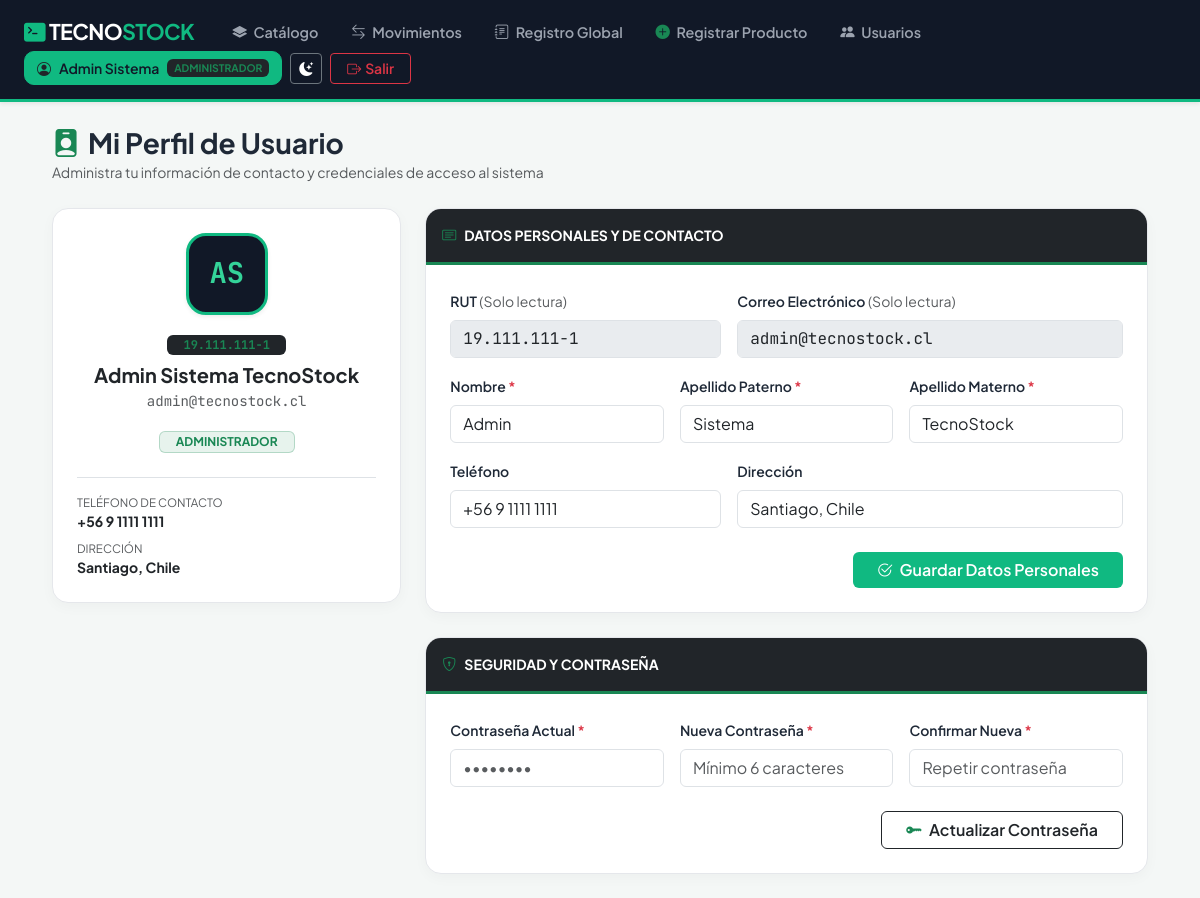
Screenshot of /perfil.php (signed in) with the database file from the repository.
### tables this page shows
CREATE TABLE usuario (
    id_usuario INT AUTO_INCREMENT PRIMARY KEY,
    rut VARCHAR(15) NOT NULL UNIQUE,
    nombre VARCHAR(100) NOT NULL,
    apellido_paterno VARCHAR(60) NOT NULL,
    apellido_materno VARCHAR(60) NOT NULL,
    correo VARCHAR(120) NOT NULL UNIQUE,
    telefono VARCHAR(25) DEFAULT NULL,
    direccion VARCHAR(255) DEFAULT NULL,
    clave VARCHAR(255) NOT NULL,
    rol TINYINT(1) NOT NULL DEFAULT 2 CHECK (rol IN (1, 2)),
    estado TINYINT(1) NOT NULL DEFAULT 1
);

### config/auth.php (called while the page is built, shortened)
<?php
function obtenerNombreRol(int $rol): string {
    return $rol === 1 ? 'Administrador' : 'Usuario';
}

### perfil.php (the view, shortened to what this page needs)
<?php
require_once 'config/conexion.php';
require_once 'config/auth.php';
$idUsuario     = (int)$_SESSION['id_usuario'];
$rolUsuario    = (int)$_SESSION['rol'];
$stmtUser = $pdo->prepare("SELECT * FROM usuario WHERE id_usuario = :id LIMIT 1");
$stmtUser->execute(['id' => $idUsuario]);
$datosUsuario = $stmtUser->fetch();
$nombreCompleto = trim($datosUsuario['nombre'] . ' ' . ($datosUsuario['apellido_paterno'] ?? '') . ' ' . ($datosUsuario['apellido_materno'] ?? ''));
$iniciales      = strtoupper(mb_substr(trim($datosUsuario['nombre']), 0, 1) . mb_substr(trim($datosUsuario['apellido_paterno'] ?? 'U'), 0, 1));
?>
<!DOCTYPE html>
<html lang="es">
<head>
    <link href="https://cdn.jsdelivr.net/npm/bootstrap@5.3.3/dist/css/bootstrap.min.css" rel="stylesheet">
    <link href="https://cdn.jsdelivr.net/npm/bootstrap-icons@1.11.3/font/bootstrap-icons.min.css" rel="stylesheet">
    <link href="assets/theme.css" rel="stylesheet">
</head>
<body>
<?php include 'includes/navbar.php'; ?>
<main class="container py-4" style="max-width: 1120px;">
    <div class="mb-4">
        <h3 class="fw-bold mb-0"><i class="bi bi-person-badge-fill text-success me-2"></i>Mi Perfil de Usuario</h3>
        <span class="text-muted small">Administra tu información de contacto y credenciales de acceso al sistema</span>
    </div>
    <div class="row g-4">
        <div class="col-lg-4">
            <div class="panel-card p-4 text-center">
                <div class="profile-avatar mono mb-3 shadow-sm"><?= htmlspecialchars($iniciales) ?></div>
                <div class="mb-2">
                    <span class="badge bg-dark text-success mono px-3 py-1"><?= htmlspecialchars($datosUsuario['rut'] ?? 'Sin RUT') ?></span>
                </div>
                <h5 class="fw-bold text-dark mb-1"><?= htmlspecialchars($nombreCompleto) ?></h5>
                <div class="mono small text-muted mb-3"><?= htmlspecialchars($datosUsuario['correo']) ?></div>
                <span class="badge bg-success bg-opacity-10 text-success border border-success border-opacity-25 px-3 py-1 mb-4">
                    <?= strtoupper(obtenerNombreRol($rolUsuario)) ?>
                </span>
                <div class="text-start small border-top pt-3 d-flex flex-column gap-2">
                    <div>
                        <span class="text-muted d-block" style="font-size: 0.72rem;">TELÉFONO DE CONTACTO</span>
                        <strong class="text-dark"><?= htmlspecialchars($datosUsuario['telefono'] ?: 'No registrado') ?></strong>
                    </div>
                    <div>
                        <span class="text-muted d-block" style="font-size: 0.72rem;">DIRECCIÓN</span>
                        <strong class="text-dark"><?= htmlspecialchars($datosUsuario['direccion'] ?: 'No registrada') ?></strong>
                    </div>
                </div>
            </div>
        </div>
        <div class="col-lg-8 d-flex flex-column gap-4">
            <div class="panel-card">
                <div class="p-3 bg-dark text-white fw-bold small border-bottom border-success border-3">
                    <i class="bi bi-card-text text-success me-2"></i>DATOS PERSONALES Y DE CONTACTO
                </div>
                <form method="POST" class="p-4">
                    <div class="row g-3 mb-3">
                        <div class="col-md-5">
                            <label class="form-label fw-semibold small">RUT <span class="text-muted fw-normal">(Solo lectura)</span></label>
                            <input type="text" class="form-control mono" value="<?= htmlspecialchars($datosUsuario['rut'] ?? '') ?>" disabled readonly>
                        </div>
                        <div class="col-md-7">
                            <label class="form-label fw-semibold small">Correo Electrónico <span class="text-muted fw-normal">(Solo lectura)</span></label>
                            <input type="email" class="form-control mono" value="<?= htmlspecialchars($datosUsuario['correo']) ?>" disabled readonly>
                        </div>
                    </div>
                    <div class="row g-3 mb-3">
                        <div class="col-md-4">
                            <label class="form-label fw-semibold small">Nombre <span class="text-danger">*</span></label>
                            <input type="text" name="nombre" class="form-control" value="<?= htmlspecialchars($datosUsuario['nombre']) ?>" required>
                        </div>
                        <div class="col-md-4">
                            <label class="form-label fw-semibold small">Apellido Paterno <span class="text-danger">*</span></label>
                            <input type="text" name="apellido_paterno" class="form-control" value="<?= htmlspecialchars($datosUsuario['apellido_paterno'] ?? '') ?>" required>
                        </div>
                        <div class="col-md-4">
                            <label class="form-label fw-semibold small">Apellido Materno <span class="text-danger">*</span></label>
                            <input type="text" name="apellido_materno" class="form-control" value="<?= htmlspecialchars($datosUsuario['apellido_materno'] ?? '') ?>" required>
                        </div>
                    </div>
                    <div class="row g-3 mb-4">
                        <div class="col-md-5">
                            <label class="form-label fw-semibold small">Teléfono</label>
                            <input type="text" name="telefono" class="form-control" value="<?= htmlspecialchars($datosUsuario['telefono'] ?? '') ?>" placeholder="Ej: +56 9 1234 5678">
                        </div>
                        <div class="col-md-7">
                            <label class="form-label fw-semibold small">Dirección</label>
                            <input type="text" name="direccion" class="form-control" value="<?= htmlspecialchars($datosUsuario['direccion'] ?? '') ?>" placeholder="Ej: Av. Principal 1234, Santiago">
                        </div>
                    </div>
                    <div class="d-flex justify-content-end">
                        <button type="submit" class="btn btn-emerald px-4 fw-semibold">
                            <i class="bi bi-check2-circle me-1"></i> Guardar Datos Personales
                        </button>
                    </div>
                </form>
            </div>
            <div class="panel-card">
                <div class="p-3 bg-dark text-white fw-bold small border-bottom border-success border-3">
                    <i class="bi bi-shield-lock text-success me-2"></i>SEGURIDAD Y CONTRASEÑA
                </div>
                <form method="POST" class="p-4">
                    <div class="row g-3 mb-4">
                        <div class="col-md-4">
                            <label class="form-label fw-semibold small">Contraseña Actual <span class="text-danger">*</span></label>
                            <input type="password" name="clave_actual" class="form-control" placeholder="••••••••" required>
                        </div>
                        <div class="col-md-4">
                            <label class="form-label fw-semibold small">Nueva Contraseña <span class="text-danger">*</span></label>
                            <input type="password" name="clave_nueva" class="form-control" placeholder="Mínimo 6 caracteres" required>
                        </div>
                        <div class="col-md-4">
                            <label class="form-label fw-semibold small">Confirmar Nueva <span class="text-danger">*</span></label>
                            <input type="password" name="clave_confirmar" class="form-control" placeholder="Repetir contraseña" required>
                        </div>
                    </div>
                    <div class="d-flex justify-content-end">
                        <button type="submit" class="btn btn-outline-dark px-4 fw-semibold">
                            <i class="bi bi-key-fill text-success me-1"></i> Actualizar Contraseña
                        </button>
                    </div>
                </form>
            </div>
        </div>
    </div>
</main>
</body>
</html>

### assets/theme.css (style rules this page uses)
html { overflow-y: scroll; }
body { transition: background-color 0.2s ease, color 0.2s ease; }

### perfil.php (style rules this page uses)
body { font-family: 'Plus Jakarta Sans', sans-serif; background-color: #f4f7f6; color: #1f2937; }
.mono { font-family: 'JetBrains Mono', monospace; }
.btn-emerald { background-color: #10b981; color: #fff; font-weight: 600; border: none; }
.panel-card { background: #fff; border-radius: 16px; border: 1px solid #e5e7eb; overflow: hidden; box-shadow: 0 4px 14px rgba(0,0,0,0.03); }
.profile-avatar { width: 82px; height: 82px; border-radius: 20px; background: #111827; color: #34d399; border: 3px solid #10b981; font-size: 1.8rem; font-weight: 700; display: flex; align-items: center; justify-content: center; margin: 0 auto; }

### rows the page displays
usuario: iniciales "AS", rut "19.111.111-1", nombreCompleto "Admin Sistema TecnoStock", correo "admin@tecnostock.cl", telefono "+56 9 1111 1111", direccion "Santiago, Chile", nombre "Admin", apellido_paterno "Sistema", apellido_materno "TecnoStock"

### other values shown
$navNombre "Admin Sistema"
obtenerNombreRol($navRol) "ADMINISTRADOR"
obtenerNombreRol($rolUsuario) "ADMINISTRADOR"
